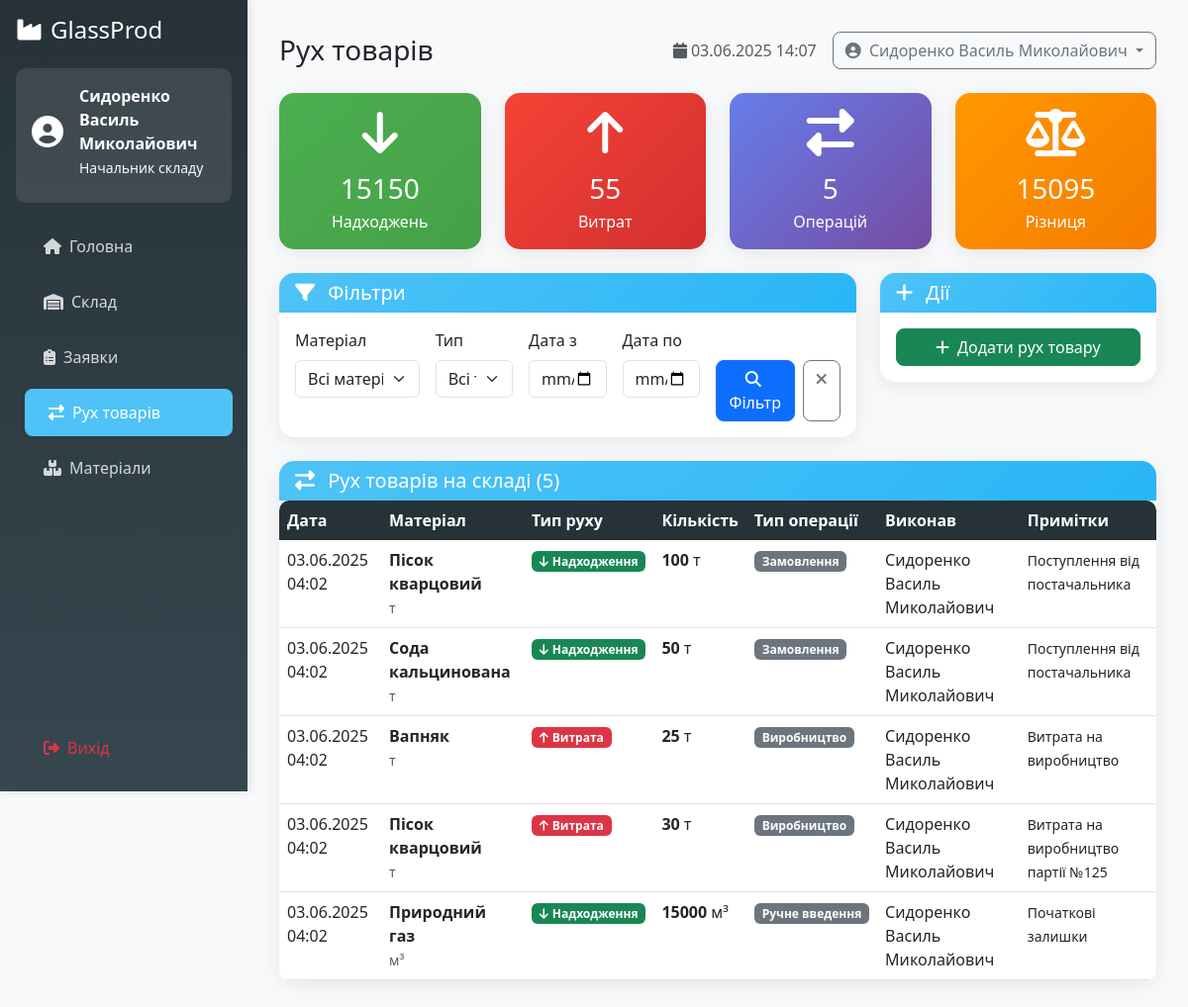
Page /dashboard/stock_movements.php (signed in) on the committed database.
### tables this page shows
CREATE TABLE `users` (
  `id` int(11) NOT NULL,
  `username` varchar(50) NOT NULL,
  `password` varchar(255) NOT NULL,
  `email` varchar(100) NOT NULL,
  `full_name` varchar(100) NOT NULL,
  `role` enum('director','procurement_manager','warehouse_keeper','supplier') NOT NULL,
  `phone` varchar(20) DEFAULT NULL,
  `company_name` varchar(100) DEFAULT NULL,
  `created_at` timestamp NOT NULL DEFAULT current_timestamp(),
  `updated_at` timestamp NOT NULL DEFAULT current_timestamp() ON UPDATE current_timestamp(),
  `is_active` tinyint(1) DEFAULT 1
);

CREATE TABLE `stock_movements` (
  `id` int(11) NOT NULL,
  `material_id` int(11) NOT NULL,
  `movement_type` enum('in','out','adjustment') NOT NULL,
  `quantity` int(11) NOT NULL,
  `reference_type` enum('order','production','adjustment','manual') NOT NULL,
  `reference_id` int(11) DEFAULT NULL,
  `performed_by` int(11) NOT NULL,
  `movement_date` timestamp NOT NULL DEFAULT current_timestamp(),
  `notes` text DEFAULT NULL
);

CREATE TABLE `materials` (
  `id` int(11) NOT NULL,
  `name` varchar(100) NOT NULL,
  `category_id` int(11) DEFAULT NULL,
  `unit` varchar(20) NOT NULL,
  `min_stock_level` int(11) DEFAULT 0,
  `current_stock` int(11) DEFAULT 0,
  `price` decimal(10,2) DEFAULT 0.00,
  `supplier_id` int(11) DEFAULT NULL,
  `description` text DEFAULT NULL,
  `created_at` timestamp NOT NULL DEFAULT current_timestamp(),
  `updated_at` timestamp NOT NULL DEFAULT current_timestamp() ON UPDATE current_timestamp()
);

### dashboard/stock_movements.php (the view, shortened to what the rows shown need)
<?php
require_once '../config/config.php';
require_once '../templates/dashboard_layout.php';
$user = checkRole(['director', 'procurement_manager', 'warehouse_keeper']);
$stockMovement = new StockMovement($pdo);
$movements = $stockMovement->getAllWithDetails(100);
?>
<div class="card">
    <div class="card-body p-0">
        <?php if (empty($movements)): ?>
            <div class="text-center py-5">
                <i class="fas fa-history fa-4x text-muted mb-3"></i>
                <h5 class="text-muted">Рухів товарів не знайдено</h5>
                <p class="text-muted">Спробуйте змінити фільтри або додайте новий рух товару</p>
            </div>
        <?php else: ?>
            <div class="table-responsive">
                <table class="table table-hover mb-0">
                    <thead>
                        <tr>
                            <th>Дата</th>
                            <th>Матеріал</th>
                            <th>Тип руху</th>
                            <th>Кількість</th>
                            <th>Тип операції</th>
                            <th>Виконав</th>
                            <th>Примітки</th>
                        </tr>
                    </thead>
                    <tbody>
                        <?php foreach ($movements as $movement): ?>
                            <tr>
                                <td>
                                    <?= formatDateTime($movement['movement_date']) ?>
                                </td>
                                <td>
                                    <strong><?= htmlspecialchars($movement['material_name']) ?></strong>
                                    <br>
                                    <small class="text-muted"><?= htmlspecialchars($movement['material_unit']) ?></small>
                                </td>
                                <td>
                                    <?php if ($movement['movement_type'] === 'in'): ?>
                                        <span class="badge bg-success">
                                            <i class="fas fa-arrow-down me-1"></i>Надходження
                                        </span>
                                    <?php else: ?>
                                        <span class="badge bg-danger">
                                            <i class="fas fa-arrow-up me-1"></i>Витрата
                                        </span>
                                    <?php endif; ?>
                                </td>
                                <td>
                                    <strong><?= $movement['quantity'] ?></strong>
                                    <?= htmlspecialchars($movement['material_unit']) ?>
                                </td>
                                <td>
                                    <?php
                                    $referenceTypes = [
                                        'order' => 'Замовлення',
                                        'production' => 'Виробництво',
                                        'adjustment' => 'Коригування',
                                        'manual' => 'Ручне введення'
                                    ];
                                    ?>
                                    <span class="badge bg-secondary">
                                        <?= $referenceTypes[$movement['reference_type']] ?? $movement['reference_type'] ?>
                                    </span>
                                </td>
                                <td>
                                    <?= htmlspecialchars($movement['performed_by_name']) ?>
                                </td>
                                <td>
                                    <?php if ($movement['notes']): ?>
                                        <small><?= htmlspecialchars($movement['notes']) ?></small>
                                    <?php else: ?>
                                        <span class="text-muted">-</span>
                                    <?php endif; ?>
                                </td>
                            </tr>
                        <?php endforeach; ?>
                    </tbody>
                </table>
            </div>
        <?php endif; ?>
    </div>
</div>
<?php
$content = ob_get_clean();
renderDashboardLayout('Рух товарів', $user['role'], $content, '', $additionalJS);
?>

### templates/dashboard_layout.php (shortened to what the rows shown need)
<?php
function renderDashboardLayout($pageTitle, $userRole, $content, $additionalCSS = '', $additionalJS = '') {
    $user = getCurrentUser();
    $roleTitle = getRoleText($userRole);
    echo <<<HTML
<!DOCTYPE html>
<html lang="uk">
<head>
    <title>{$pageTitle} - {$roleTitle} - GlassProd</title>
    <link href="https://cdn.jsdelivr.net/npm/bootstrap@5.3.0/dist/css/bootstrap.min.css" rel="stylesheet">
    <link href="https://cdnjs.cloudflare.com/ajax/libs/font-awesome/6.4.0/css/all.min.css" rel="stylesheet">
        {$additionalCSS}
</head>
<body>
    <nav class="sidebar position-fixed top-0 start-0" style="width: 250px; z-index: 100;">
        <div class="p-3">
            <div class="user-info text-white">
                <div class="d-flex align-items-center mb-2">
                    <div>
                        <div class="fw-bold">{$user['full_name']}</div>
                        <small class="text-light">{$roleTitle}</small>
                    </div>
                </div>
            </div>
            <ul class="nav nav-pills flex-column">
HTML;
    echo <<<HTML
            </ul>
        </div>
        <div class="position-absolute bottom-0 start-0 w-100 p-3">
            <a href="/logout.php" class="nav-link text-danger">
                <i class="fas fa-sign-out-alt me-2"></i>Вихід
            </a>
        </div>
    </nav>
    <main class="main-content">
        <button class="btn btn-primary d-md-none mb-3" type="button" data-bs-toggle="offcanvas" data-bs-target="#sidebar">
            <i class="fas fa-bars"></i>
        </button>
        <div class="d-flex justify-content-between align-items-center mb-4">
            <h1 class="h3 mb-0">{$pageTitle}</h1>
            <div class="d-flex align-items-center">
                <span class="text-muted me-3">
                    <i class="fas fa-calendar me-1"></i>
HTML;
    echo <<<HTML
                </span>
                <div class="dropdown">
                    <button class="btn btn-outline-secondary dropdown-toggle" type="button" data-bs-toggle="dropdown">
                        <i class="fas fa-user-circle me-1"></i>
                        {$user['full_name']}
                    </button>
                </div>
            </div>
        </div>
        {$content}
    </main>
        {$additionalJS}
</body>
</html>
HTML;
}
?>

### rows in the picture
users: full_name "Сидоренко Василь Миколайович", role "Начальник складу"
stock_movements: movement_date "03.06.2025 04:02", material.name "Пісок кварцовий", material.unit "т", movement_type "in" (drawn), quantity "100", reference_type "Замовлення", performed_by.full_name "Сидоренко Василь Миколайович", notes "Поступлення від постачальника"
stock_movements: movement_date "03.06.2025 04:02", material.name "Сода кальцинована", material.unit "т", movement_type "in" (drawn), quantity "50", reference_type "Замовлення", performed_by.full_name "Сидоренко Василь Миколайович", notes "Поступлення від постачальника"
stock_movements: movement_date "03.06.2025 04:02", material.name "Вапняк", material.unit "т", movement_type "out" (drawn), quantity "25", reference_type "Виробництво", performed_by.full_name "Сидоренко Василь Миколайович", notes "Витрата на виробництво"
stock_movements: movement_date "03.06.2025 04:02", material.name "Пісок кварцовий", material.unit "т", movement_type "out" (drawn), quantity "30", reference_type "Виробництво", performed_by.full_name "Сидоренко Василь Миколайович", notes "Витрата на виробництво партії №125"
stock_movements: movement_date "03.06.2025 04:02", material.name "Природний газ", material.unit "м³", movement_type "in" (drawn), quantity "15000", reference_type "Ручне введення", performed_by.full_name "Сидоренко Василь Миколайович", notes "Початкові залишки"

### other values in the picture
$title "Головна"
$title "Склад"
$title "Заявки"
$title "Рух товарів"
$title "Матеріали"
$pageTitle "Рух товарів"
$totalIncoming "15150"
$totalOutgoing "55"
count($movements) "5"
$totalIncoming - $totalOutgoing "15095"
